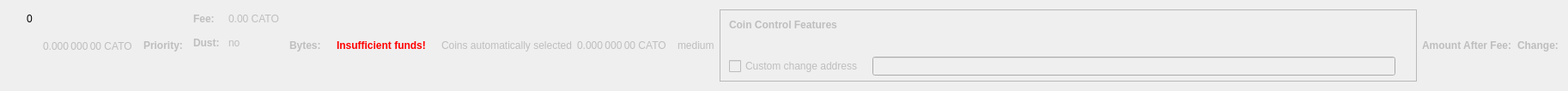
    <widget class="QWidget" name="dummyHideWidget" native="true">
     <property name="maximumSize">
      <size>
       <width>100</width>
       <height>22</height>
      </size>
     </property>
     <layout class="QHBoxLayout" name="dummyHideLayout">
      <item>
       <layout class="QFormLayout" name="formLayoutCoinControl1">
        <property name="horizontalSpacing">
         <number>10</number>
        </property>
        <property name="verticalSpacing">
         <number>14</number>
        </property>
        <property name="leftMargin">
         <number>10</number>
        </property>
        <property name="topMargin">
         <number>4</number>
        </property>
        <property name="rightMargin">
         <number>6</number>
        </property>
        <item row="0" column="1">
         <widget class="QLabel" name="labelCoinControlBytes">
          <property name="cursor">
           <cursorShape>IBeamCursor</cursorShape>
          </property>
          <property name="contextMenuPolicy">
           <enum>Qt::ActionsContextMenu</enum>
          </property>
          <property name="text">
           <string notr="true">0</string>
          </property>
          <property name="textInteractionFlags">
           <set>Qt::LinksAccessibleByMouse|Qt::TextSelectableByKeyboard|Qt::TextSelectableByMouse</set>
          </property>
         </widget>
        </item>
       </layout>
      </item>
      <item>
       <widget class="QLabel" name="labelCoinControlAfterFee">
        <property name="enabled">
         <bool>false</bool>
        </property>
        <property name="sizePolicy">
         <sizepolicy hsizetype="Fixed" vsizetype="Fixed">
          <horstretch>0</horstretch>
          <verstretch>0</verstretch>
         </sizepolicy>
        </property>
        <property name="minimumSize">
         <size>
          <width>111</width>
          <height>12</height>
         </size>
        </property>
        <property name="maximumSize">
         <size>
          <width>111</width>
          <height>12</height>
         </size>
        </property>
        <property name="cursor">
         <cursorShape>IBeamCursor</cursorShape>
        </property>
        <property name="contextMenuPolicy">
         <enum>Qt::ActionsContextMenu</enum>
        </property>
        <property name="text">
         <string notr="true">0.000 000 00 CATO</string>
        </property>
        <property name="textInteractionFlags">
         <set>Qt::LinksAccessibleByMouse|Qt::TextSelectableByKeyboard|Qt::TextSelectableByMouse</set>
        </property>
       </widget>
      </item>
      <item>
       <widget class="QLabel" name="labelCoinControlPriorityText">
        <property name="enabled">
         <bool>false</bool>
        </property>
        <property name="font">
         <font>
          <weight>75</weight>
          <bold>true</bold>
         </font>
        </property>
        <property name="text">
         <string>Priority:</string>
        </property>
       </widget>
      </item>
      <item>
       <layout class="QHBoxLayout" name="horizontalLayout"/>
      </item>
      <item>
       <layout class="QFormLayout" name="formLayoutCoinControl3">
        <property name="horizontalSpacing">
         <number>10</number>
        </property>
        <property name="verticalSpacing">
         <number>14</number>
        </property>
        <property name="leftMargin">
         <number>6</number>
        </property>
        <property name="topMargin">
         <number>4</number>
        </property>
        <property name="rightMargin">
         <number>6</number>
        </property>
        <item row="0" column="0">
         <widget class="QLabel" name="labelCoinControlFeeText">
          <property name="enabled">
           <bool>false</bool>
          </property>
          <property name="font">
           <font>
            <weight>75</weight>
            <bold>true</bold>
           </font>
          </property>
          <property name="text">
           <string>Fee:</string>
          </property>
          <property name="margin">
           <number>0</number>
          </property>
         </widget>
        </item>
        <item row="0" column="1">
         <widget class="QLabel" name="labelCoinControlFee">
          <property name="enabled">
           <bool>false</bool>
          </property>
          <property name="cursor">
           <cursorShape>IBeamCursor</cursorShape>
          </property>
          <property name="contextMenuPolicy">
           <enum>Qt::ActionsContextMenu</enum>
          </property>
          <property name="text">
           <string notr="true">0.00 CATO</string>
          </property>
          <property name="textInteractionFlags">
           <set>Qt::LinksAccessibleByMouse|Qt::TextSelectableByKeyboard|Qt::TextSelectableByMouse</set>
          </property>
         </widget>
        </item>
        <item row="1" column="0">
         <widget class="QLabel" name="labelCoinControlLowOutputText">
          <property name="enabled">
           <bool>false</bool>
          </property>
          <property name="font">
           <font>
            <weight>75</weight>
            <bold>true</bold>
           </font>
          </property>
          <property name="text">
           <string>Dust:</string>
          </property>
         </widget>
        </item>
        <item row="1" column="1">
         <widget class="QLabel" name="labelCoinControlLowOutput">
          <property name="enabled">
           <bool>false</bool>
          </property>
          <property name="cursor">
           <cursorShape>IBeamCursor</cursorShape>
          </property>
          <property name="contextMenuPolicy">
           <enum>Qt::ActionsContextMenu</enum>
          </property>
          <property name="text">
           <string>no</string>
          </property>
          <property name="textInteractionFlags">
           <set>Qt::LinksAccessibleByMouse|Qt::TextSelectableByKeyboard|Qt::TextSelectableByMouse</set>
          </property>
         </widget>
        </item>
       </layout>
      </item>
      <item>
       <widget class="QLabel" name="labelCoinControlBytesText">
        <property name="enabled">
         <bool>false</bool>
        </property>
        <property name="font">
         <font>
          <weight>75</weight>
          <bold>true</bold>
         </font>
        </property>
        <property name="text">
         <string>Bytes:</string>
        </property>
       </widget>
      </item>
      <item>
       <layout class="QFormLayout" name="formLayoutCoinControl2">
        <property name="horizontalSpacing">
         <number>10</number>
        </property>
        <property name="verticalSpacing">
         <number>14</number>
        </property>
        <property name="leftMargin">
         <number>6</number>
        </property>
        <property name="topMargin">
         <number>4</number>
        </property>
        <property name="rightMargin">
         <number>6</number>
        </property>
       </layout>
      </item>
      <item>
       <layout class="QHBoxLayout" name="horizontalLayoutCoinControl2">
        <property name="spacing">
         <number>8</number>
        </property>
        <property name="bottomMargin">
         <number>10</number>
        </property>
       </layout>
      </item>
      <item>
       <widget class="QLabel" name="labelCoinControlInsuffFunds">
        <property name="enabled">
         <bool>false</bool>
        </property>
        <property name="minimumSize">
         <size>
          <width>0</width>
          <height>0</height>
         </size>
        </property>
        <property name="font">
         <font>
          <weight>75</weight>
          <bold>true</bold>
         </font>
        </property>
        <property name="styleSheet">
         <string notr="true">color:red;font-weight:bold;</string>
        </property>
        <property name="text">
         <string>Insufficient funds!</string>
        </property>
        <property name="margin">
         <number>5</number>
        </property>
       </widget>
      </item>
      <item>
       <layout class="QFormLayout" name="formLayoutCoinControl4">
        <property name="horizontalSpacing">
         <number>10</number>
        </property>
        <property name="verticalSpacing">
         <number>14</number>
        </property>
        <property name="leftMargin">
         <number>6</number>
        </property>
        <property name="topMargin">
         <number>4</number>
        </property>
        <property name="rightMargin">
         <number>6</number>
        </property>
       </layout>
      </item>
      <item>
       <widget class="QLabel" name="labelCoinControlAutomaticallySelected">
        <property name="enabled">
         <bool>false</bool>
        </property>
        <property name="sizePolicy">
         <sizepolicy hsizetype="Fixed" vsizetype="Fixed">
          <horstretch>0</horstretch>
          <verstretch>0</verstretch>
         </sizepolicy>
        </property>
        <property name="minimumSize">
         <size>
          <width>0</width>
          <height>0</height>
         </size>
        </property>
        <property name="maximumSize">
         <size>
          <width>240</width>
          <height>16777215</height>
         </size>
        </property>
        <property name="text">
         <string>Coins automatically selected</string>
        </property>
        <property name="margin">
         <number>5</number>
        </property>
       </widget>
      </item>
      <item>
       <widget class="QLabel" name="labelCoinControlChange">
        <property name="enabled">
         <bool>false</bool>
        </property>
        <property name="sizePolicy">
         <sizepolicy hsizetype="Fixed" vsizetype="Fixed">
          <horstretch>0</horstretch>
          <verstretch>0</verstretch>
         </sizepolicy>
        </property>
        <property name="minimumSize">
         <size>
          <width>111</width>
          <height>0</height>
         </size>
        </property>
        <property name="maximumSize">
         <size>
          <width>111</width>
          <height>16777215</height>
         </size>
        </property>
        <property name="cursor">
         <cursorShape>IBeamCursor</cursorShape>
        </property>
        <property name="contextMenuPolicy">
         <enum>Qt::ActionsContextMenu</enum>
        </property>
        <property name="text">
         <string notr="true">0.000 000 00 CATO</string>
        </property>
        <property name="textInteractionFlags">
         <set>Qt::LinksAccessibleByMouse|Qt::TextSelectableByKeyboard|Qt::TextSelectableByMouse</set>
        </property>
       </widget>
      </item>
      <item>
       <widget class="QLabel" name="labelCoinControlPriority">
        <property name="enabled">
         <bool>false</bool>
        </property>
        <property name="cursor">
         <cursorShape>IBeamCursor</cursorShape>
        </property>
        <property name="contextMenuPolicy">
         <enum>Qt::ActionsContextMenu</enum>
        </property>
        <property name="text">
         <string>medium</string>
        </property>
        <property name="textInteractionFlags">
         <set>Qt::LinksAccessibleByMouse|Qt::TextSelectableByKeyboard|Qt::TextSelectableByMouse</set>
        </property>
       </widget>
      </item>
      <item>
       <widget class="QFrame" name="frameCoinControl">
        <property name="sizePolicy">
         <sizepolicy hsizetype="Expanding" vsizetype="Expanding">
          <horstretch>0</horstretch>
          <verstretch>0</verstretch>
         </sizepolicy>
        </property>
        <property name="maximumSize">
         <size>
          <width>16777215</width>
          <height>16777215</height>
         </size>
        </property>
        <property name="frameShape">
         <enum>QFrame::StyledPanel</enum>
        </property>
        <property name="frameShadow">
         <enum>QFrame::Sunken</enum>
        </property>
        <layout class="QVBoxLayout" name="verticalLayoutCoinControl2_2">
         <property name="spacing">
          <number>0</number>
         </property>
         <property name="leftMargin">
          <number>0</number>
         </property>
         <property name="topMargin">
          <number>0</number>
         </property>
         <property name="rightMargin">
          <number>0</number>
         </property>
         <property name="bottomMargin">
          <number>6</number>
         </property>
         <item>
          <layout class="QVBoxLayout" name="verticalLayoutCoinControl" stretch="0,0,0,1">
           <property name="spacing">
            <number>0</number>
           </property>
           <property name="leftMargin">
            <number>10</number>
           </property>
           <property name="topMargin">
            <number>10</number>
           </property>
           <item>
            <layout class="QHBoxLayout" name="horizontalLayoutCoinControl1">
             <property name="bottomMargin">
              <number>15</number>
             </property>
             <item>
              <widget class="QLabel" name="labelCoinControlFeatures">
               <property name="enabled">
                <bool>false</bool>
               </property>
               <property name="sizePolicy">
                <sizepolicy hsizetype="Preferred" vsizetype="Maximum">
                 <horstretch>0</horstretch>
                 <verstretch>0</verstretch>
                </sizepolicy>
               </property>
               <property name="font">
                <font>
                 <weight>75</weight>
                 <bold>true</bold>
                </font>
               </property>
               <property name="styleSheet">
                <string notr="true">font-weight:bold;</string>
               </property>
               <property name="text">
                <string>Coin Control Features</string>
               </property>
              </widget>
             </item>
            </layout>
           </item>
           <item>
            <widget class="QWidget" name="widgetCoinControl" native="true">
             <property name="sizePolicy">
              <sizepolicy hsizetype="Preferred" vsizetype="Preferred">
               <horstretch>0</horstretch>
               <verstretch>0</verstretch>
              </sizepolicy>
             </property>
             <property name="minimumSize">
              <size>
               <width>0</width>
               <height>0</height>
              </size>
             </property>
             <property name="styleSheet">
              <string notr="true"/>
             </property>
             <layout class="QHBoxLayout" name="horizontalLayoutCoinControl5_2">
              <property name="leftMargin">
               <number>0</number>
              </property>
              <property name="topMargin">
               <number>0</number>
              </property>
              <property name="rightMargin">
               <number>0</number>
              </property>
              <property name="bottomMargin">
               <number>0</number>
              </property>
              <item>
               <layout class="QHBoxLayout" name="horizontalLayoutCoinControl3">
                <property name="spacing">
                 <number>20</number>
                </property>
                <property name="topMargin">
                 <number>0</number>
                </property>
                <property name="bottomMargin">
                 <number>10</number>
                </property>
               </layout>
              </item>
             </layout>
            </widget>
           </item>
           <item>
            <layout class="QHBoxLayout" name="horizontalLayoutCoinControl4" stretch="0,0,0">
             <property name="spacing">
              <number>12</number>
             </property>
             <property name="sizeConstraint">
              <enum>QLayout::SetDefaultConstraint</enum>
             </property>
             <property name="topMargin">
              <number>5</number>
             </property>
             <property name="rightMargin">
              <number>5</number>
             </property>
             <item>
              <widget class="QCheckBox" name="checkBoxCoinControlChange">
               <property name="enabled">
                <bool>false</bool>
               </property>
               <property name="toolTip">
                <string>If this is activated, but the change address is empty or invalid, change will be sent to a newly generated address.</string>
               </property>
               <property name="text">
                <string>Custom change address</string>
               </property>
              </widget>
             </item>
             <item>
              <widget class="QValidatedLineEdit" name="lineEditCoinControlChange">
               <property name="enabled">
                <bool>false</bool>
               </property>
               <property name="sizePolicy">
                <sizepolicy hsizetype="Expanding" vsizetype="Fixed">
                 <horstretch>0</horstretch>
                 <verstretch>0</verstretch>
                </sizepolicy>
               </property>
              </widget>
             </item>
             <item>
              <widget class="QLabel" name="labelCoinControlChangeLabel_2">
               <property name="sizePolicy">
                <sizepolicy hsizetype="Preferred" vsizetype="Expanding">
                 <horstretch>0</horstretch>
                 <verstretch>0</verstretch>
                </sizepolicy>
               </property>
               <property name="minimumSize">
                <size>
                 <width>0</width>
                 <height>0</height>
                </size>
               </property>
               <property name="text">
                <string/>
               </property>
               <property name="margin">
                <number>3</number>
               </property>
              </widget>
             </item>
            </layout>
           </item>
           <item>
            <spacer name="verticalSpacerCoinControl">
             <property name="orientation">
              <enum>Qt::Vertical</enum>
             </property>
             <property name="sizeHint" stdset="0">
              <size>
               <width>800</width>
               <height>1</height>
              </size>
             </property>
            </spacer>
           </item>
          </layout>
         </item>
        </layout>
       </widget>
      </item>
      <item>
       <widget class="QLabel" name="labelCoinControlAfterFeeText">
        <property name="enabled">
         <bool>false</bool>
        </property>
        <property name="minimumSize">
         <size>
          <width>0</width>
          <height>0</height>
         </size>
        </property>
        <property name="maximumSize">
         <size>
          <width>16777215</width>
          <height>16777215</height>
         </size>
        </property>
        <property name="font">
         <font>
          <weight>75</weight>
          <bold>true</bold>
         </font>
        </property>
        <property name="text">
         <string>Amount After Fee:</string>
        </property>
        <property name="alignment">
         <set>Qt::AlignLeading|Qt::AlignLeft|Qt::AlignVCenter</set>
        </property>
        <property name="margin">
         <number>0</number>
        </property>
       </widget>
      </item>
      <item>
       <widget class="QLabel" name="labelCoinControlChangeText">
        <property name="enabled">
         <bool>false</bool>
        </property>
        <property name="sizePolicy">
         <sizepolicy hsizetype="Preferred" vsizetype="Preferred">
          <horstretch>0</horstretch>
          <verstretch>0</verstretch>
         </sizepolicy>
        </property>
        <property name="minimumSize">
         <size>
          <width>0</width>
          <height>0</height>
         </size>
        </property>
        <property name="maximumSize">
         <size>
          <width>16777215</width>
          <height>16777215</height>
         </size>
        </property>
        <property name="font">
         <font>
          <weight>75</weight>
          <bold>true</bold>
         </font>
        </property>
        <property name="text">
         <string>Change:</string>
        </property>
        <property name="alignment">
         <set>Qt::AlignLeading|Qt::AlignLeft|Qt::AlignVCenter</set>
        </property>
       </widget>
      </item>
     </layout>
    </widget>
